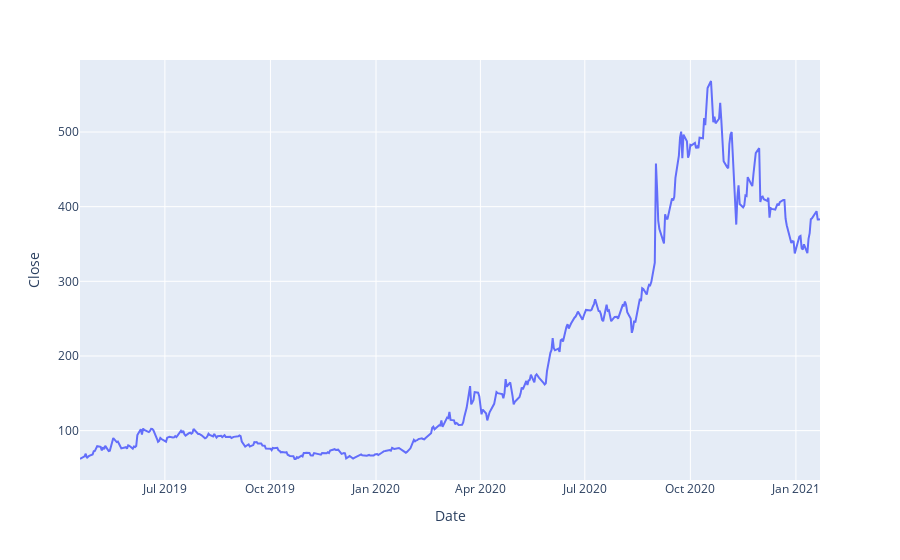

Source (notebook cell):
### Code cell
plot_stock_price(zm)

### Figure 1 — Plotly figure (JSON) as saved in the notebook; plotly's stock layout.template omitted (floating-point values rounded to 4 significant figures; data arrays with more than 128 entries replaced by an {"elided": "..."} marker saying what was removed)
{"data": [{"hovertemplate": "Date=%{x}<br>Close=%{y}<extra></extra>", "legendgroup": "", "line": {"color": "#636efa", "dash": "solid"}, "mode": "lines", "name": "", "orientation": "v", "showlegend": false, "type": "scatter", "x": {"elided": "445 str values"}, "xaxis": "x", "y": {"elided": "445 float values"}, "yaxis": "y"}], "layout": {"legend": {"tracegroupgap": 0}, "margin": {"t": 60}, "xaxis": {"anchor": "y", "domain": [0, 1], "title": {"text": "Date"}}, "yaxis": {"anchor": "x", "domain": [0, 1], "title": {"text": "Close"}}}}
